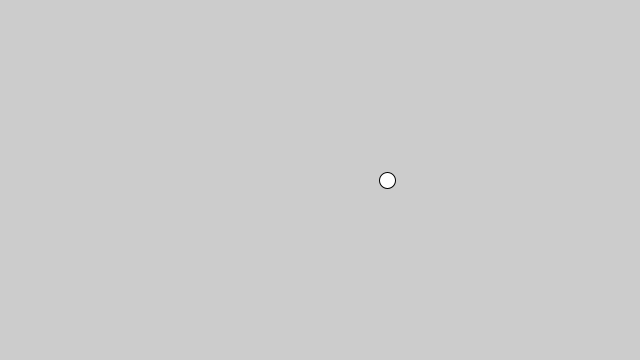
Frame 1 (no input)
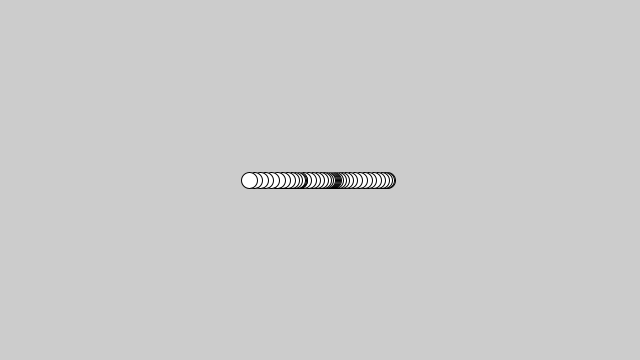
Frame 60 (the mouse pressed at the canvas centre just before this capture)
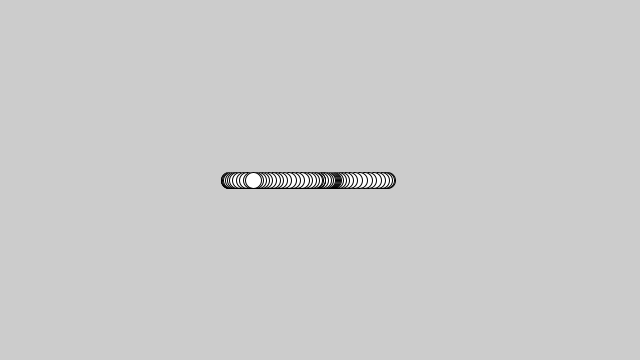
Frame 120 (the mouse held since frame 60 and released just before this capture)

The Processing sketch that drew these frames (run headless with seeded random() and noise(); from frame 60 on, the mouse is pressed at the canvas centre):

// Processing sketch: PerlinNoiseEllipse
// ── PerlinNoiseEllipse.pde
void setup() {
  size(640, 360);
}

float time = 0.0;

void draw() {
  float n = noise(time+=0.01);
  float x = map(n,0,1,0,width);
  
  ellipse(x,180,16,16);
}
